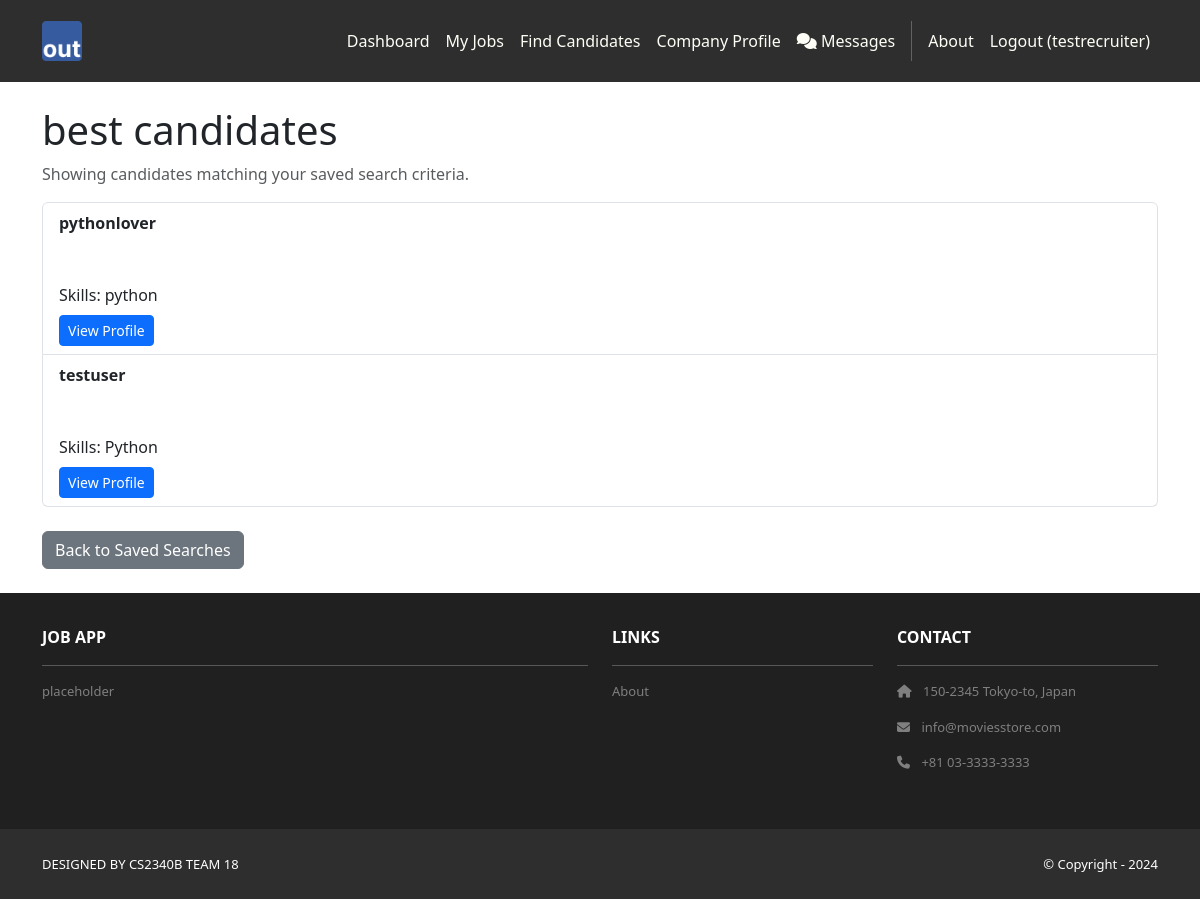
Page /recruiters/saved-searches/2/ (signed in) on the committed database.
### recruiters/models.py (models this page shows, shortened)
class SavedSearch(models.Model):
    FREQUENCY_CHOICES = [
        ('daily', 'Daily'),
        ('weekly', 'Weekly'),
        ('monthly', 'Monthly'),
        ('never', 'Never'),
    ]
    recruiter = models.ForeignKey(User, on_delete=models.CASCADE, related_name='saved_searches')
    name = models.CharField(max_length=200, help_text='Name for this saved search')
    keywords = models.CharField(max_length=200, blank=True, help_text='Search keywords')
    skills = models.CharField(max_length=500, blank=True, help_text='Required skills')
    location = models.CharField(max_length=200, blank=True, help_text='Location preference')
    remote_preference = models.CharField(max_length=20, blank=True, choices=[('', 'Any'), ('remote_only', 'Remote Only'), ('hybrid', 'Hybrid'), ('onsite_only', 'Onsite Only'), ('flexible', 'Flexible')], help_text='Remote work preference')
    experience_years = models.CharField(max_length=10, blank=True, choices=[('', 'Any'), ('0-2', '0-2 years'), ('3-5', '3-5 years'), ('6-10', '6-10 years'), ('10+', '10+ years')], help_text='Experience level')
    education_level = models.CharField(max_length=20, blank=True, choices=[('', 'Any'), ('high_school', 'High School'), ('associate', 'Associate Degree'), ('bachelor', "Bachelor's Degree"), ('master', "Master's Degree"), ('phd', 'PhD')], help_text='Education level')
    willing_to_relocate = models.BooleanField(default=False, help_text='Must be willing to relocate')
    is_seeking_jobs = models.BooleanField(default=True, help_text='Must be actively seeking jobs')
    notification_frequency = models.CharField(max_length=20, choices=FREQUENCY_CHOICES, default='weekly', help_text='How often to receive notifications about new matches')
    is_active = models.BooleanField(default=True, help_text='Whether this search is active')
    last_notified = models.DateTimeField(null=True, blank=True, help_text='Last time notifications were sent')
    created_at = models.DateTimeField(auto_now_add=True)
    updated_at = models.DateTimeField(auto_now=True)
    class Meta:
        verbose_name = 'Saved Search'
        verbose_name_plural = 'Saved Searches'
        ordering = ['-created_at']

### applicants/models.py (models this page shows, shortened)
class ApplicantProfile(models.Model):
    user = models.OneToOneField(User, on_delete=models.CASCADE, related_name='applicant_profile')
    headline = models.CharField(
        max_length=200,
        blank=True,
        help_text="A brief professional headline (e.g., 'Software Developer with 5 years experience')"
    )
    phone = models.CharField(max_length=20, blank=True)
    city = models.CharField(max_length=100, blank=True, help_text="City")
    state = models.CharField(max_length=100, blank=True, help_text="State or Province")
    country = models.CharField(max_length=100, blank=True, help_text="Country")
    postal_code = models.CharField(max_length=20, blank=True, help_text="Postal/ZIP Code")
    latitude = models.DecimalField(
        max_digits=9, decimal_places=6, null=True, blank=True,
        help_text="Latitude coordinate (auto-populated if possible)"
    )
    longitude = models.DecimalField(
        max_digits=9, decimal_places=6, null=True, blank=True,
        help_text="Longitude coordinate (auto-populated if possible)"
    )
    location = models.CharField(max_length=200, blank=True, help_text="Full location display (auto-generated)")
    willing_to_relocate = models.BooleanField(default=False, help_text="Willing to relocate for work")
    remote_work_preference = models.CharField(
        max_length=20,
        choices=[
            ('remote_only', 'Remote Only'),
            ('hybrid', 'Hybrid'),
            ('onsite_only', 'Onsite Only'),
            ('flexible', 'Flexible'),
        ],
        default='flexible',
        help_text="Remote work preference"
    )
    summary = models.TextField(
        blank=True,
        help_text="A brief summary of your professional background and career goals"
    )
    skills = models.TextField(
        blank=True,
        help_text="List your key skills separated by commas (e.g., 'Python, Django, React, SQL')"
    )
    linkedin_url = models.URLField(blank=True, help_text="Your LinkedIn profile URL")
    github_url = models.URLField(blank=True, help_text="Your GitHub profile URL")
    portfolio_url = models.URLField(blank=True, help_text="Your portfolio or personal website URL")
    other_url = models.URLField(blank=True, help_text="Any other relevant professional URL")
    is_public = models.BooleanField(default=True, help_text="Make profile visible to recruiters")
    is_seeking_jobs = models.BooleanField(default=True, help_text="Currently looking for job opportunities")
    created_at = models.DateTimeField(auto_now_add=True)
    updated_at = models.DateTimeField(auto_now=True)
    class Meta:
        verbose_name = "Applicant Profile"
        verbose_name_plural = "Applicant Profiles"

### recruiters/views.py (the view, shortened to what this page needs)
# urls.py: path('saved-searches/<int:pk>/', views.saved_search_detail, name='saved_search_detail'),
@recruiter_required
def saved_search_detail(request, pk):
    saved = get_object_or_404(SavedSearch, pk=pk, recruiter=request.user)
    qs = ApplicantProfile.objects.filter(is_public=True)
    if saved.skills:
        for skill in [sk.strip() for sk in saved.skills.split(',') if sk.strip()]:
            qs = qs.filter(skills__icontains=skill)
    if saved.location:
        loc = saved.location.strip()
        qs = qs.filter(
            Q(city__icontains=loc) | Q(state__icontains=loc) | Q(country__icontains=loc) | Q(location__icontains=loc)
        )
    if saved.remote_preference:
        qs = qs.filter(remote_work_preference=saved.remote_preference)
    if saved.willing_to_relocate:
        qs = qs.filter(willing_to_relocate=True)
    if saved.is_seeking_jobs:
        qs = qs.filter(is_seeking_jobs=True)
    if saved.education_level:
        if saved.education_level == 'high_school':
            qs = qs.filter(education__isnull=True)
        else:
            qs = qs.filter(education__degree__icontains=saved.education_level)
    candidates = qs.order_by('-updated_at')
    template_data = {'title': f'Saved Search: {saved.name}', 'user_type': 'recruiter'}
    return render(request, 'recruiters/saved_search_detail.html', {'template_data': template_data, 'saved': saved, 'candidates': candidates})

### recruiters/templates/recruiters/saved_search_detail.html (shortened to what this page needs)
{% extends 'base.html' %}
{% block content %}
<div class="container py-4">
  <h1>{{ saved.name }}</h1>
  <p class="text-muted">Showing candidates matching your saved search criteria.</p>
  {% if candidates %}
    <ul class="list-group mb-4">
      {% for candidate in candidates %}
        <li class="list-group-item">
          <strong>{{ candidate.user.get_full_name|default:candidate.user.username }}</strong>
          <br>
          <br>
          <br>
          <span>Skills: {{ candidate.skills }}</span>
          <br>
          <a href="{% url 'recruiters:candidate_detail' candidate.pk %}" class="btn btn-sm btn-primary mt-2">View Profile</a>
        </li>
      {% endfor %}
    </ul>
  {% else %}
    <p class="text-muted">No candidates currently match this search.</p>
  {% endif %}
  <a href="{% url 'recruiters:saved_search_list' %}" class="btn btn-secondary">Back to Saved Searches</a>
</div>
{% endblock content %}

### jobapp/templates/base.html (shortened to what this page needs)
<!DOCTYPE html>
<html>
    {% load static %}
  <head>
    <link href="https://cdn.jsdelivr.net/npm/bootstrap@5.3.3/dist/css/bootstrap.min.css" rel="stylesheet">
    <link rel="stylesheet" href="https://cdnjs.cloudflare.com/ajax/libs/font-awesome/6.1.1/css/all.min.css">
    <link rel="stylesheet" type="text/css"
          href="{% static 'css/style.css' %}">
  </head>
  <body>
     <nav class="p-3 navbar navbar-dark bg-dark
         navbar-expand-lg">
      <div class="container">
        <a class="navbar-brand"
           href="{% url 'home.index' %}">
          <img src="{% static 'img/logo.png' %}" alt="logo"
               height="40" />
        </a>
        <div class="collapse navbar-collapse"
             id="navbarNavAltMarkup">
          <div class="navbar-nav ms-auto navbar-ml">
            {% if user.is_authenticated %}
              {% if template_data.user_type == 'applicant' %}
                <a class="nav-link" href="{% url 'applicants:dashboard' %}">Dashboard</a>
                <a class="nav-link" href="{% url 'applicants:profile' %}">My Profile</a>
              {% elif template_data.user_type == 'recruiter' %}
                <a class="nav-link" href="{% url 'recruiters:dashboard' %}">Dashboard</a>
                <a class="nav-link" href="{% url 'jobs:recruiter_jobs' %}">My Jobs</a>
                <a class="nav-link" href="{% url 'recruiters:candidates' %}">Find Candidates</a>
                <a class="nav-link" href="{% url 'recruiters:profile' %}">Company Profile</a>
              {% endif %}
              <a class="nav-link" href="{% url 'messaging:conversation_list' %}">
                <i class="fas fa-comments"></i> Messages
              </a>
              <a class="nav-link" href="{% url 'home.about' %}">About</a>
              <a class="nav-link" href="{% url 'accounts.logout' %}">Logout ({{user.username }})</a>
            {% else %}
              <a class="nav-link" href="{% url 'home.about' %}">About</a>
              <div class="vr bg-white mx-2 d-none d-lg-block"></div>
              <a class="nav-link" href="{% url 'accounts.login' %}">Login</a>
              <a class="nav-link" href="{% url 'accounts.signup' %}">Sign Up</a>
            {% endif %}
          </div>
        </div>
      </div>
    </nav>
    <div>
      {% block content %}
      {% endblock content %}
    </div>
     <section class="p-3 ms-footer d-none d-md-block">
      <div class="container">
        <div class="row mt-3 text-white">
          <div class="col-md-6 col-lg-6 col-xl-6
               mx-auto mb-4">
            <b>JOB APP</b>
            <hr />
            <p>
              placeholder
            </p>
          </div>
          <div class="col-md-3 col-lg-3 col-xl-3
               mx-auto mb-4">
            <b>LINKS</b>
            <hr />
            <p><a class="nav-link"
              href="{% url 'home.about' %}">
              About
            </a></p>
          </div>
          <div class="col-md-3 col-lg-3 col-xl-3 mx-auto
               mb-4">
            <b>CONTACT</b>
            <hr />
            <p><i class="fas fa-home me-2"></i>
              150-2345 Tokyo-to, Japan
            </p>
            <p><i class="fas fa-envelope me-2"></i>
              info@moviesstore.com
            </p>
            <p><i class="fas fa-phone me-2"></i>
              +81 03-3333-3333
            </p>
          </div>
        </div>
      </div>
    </section>
    <section class="p-3 ms-footer-bottom bg-dark">
      <div class="container d-flex
           justify-content-between">
        <div class="me-5 text-white">
          <span>DESIGNED BY
            CS2340B TEAM 18
          </span>
        </div>
        <div class="text-white">
          <span>© Copyright - 2024</span>
        </div>
      </div>
    </section>
  </body>
</html>

### jobapp/static/css/style.css (style rules this page uses)
.navbar a.nav-link { color: #FFFEF6 !important; }
.bg-dark { background-color: #2E2E2E !important; }
.ms-footer { background-color: #202020; }
.ms-footer p { color: #7F7F7F; font-size: 13px; }
.ms-footer-bottom span { font-size: 13px; line-height: 38px; }

### rows in the picture
SavedSearch: name "best candidates"
ApplicantProfile: user.get_full_name "pythonlover", skills "python"
ApplicantProfile: user.get_full_name "testuser", skills "Python"

### other values in the picture
{{ user.username }} "testrecruiter"
